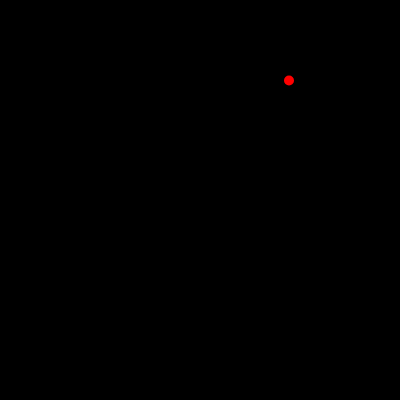
Frame 1 (no input)
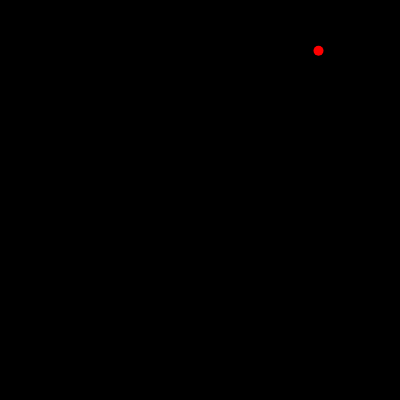
Frame 60 (no input)
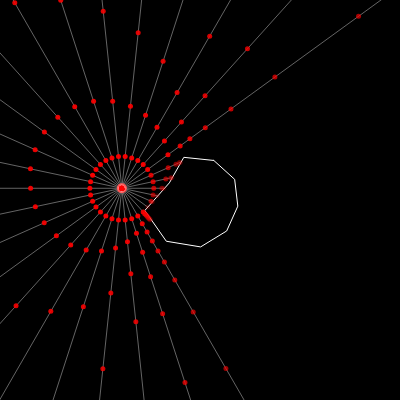
Frame 120 (the mouse pressed at the canvas centre since frame 60)

The p5.js sketch that drew these frames (run headless with seeded random() and noise() and a simulated clock; from frame 60 on, the mouse is pressed at the canvas centre):

// p5.js sketch
// ── sketch.js
let polygons = []; // Array to store all polygon objects
let movingPoint; // Variable to store the moving point object
const RAY_COUNT = 30; // Number of rays emitted by the moving point
const BASE_SPEED = 4; // Speed at which the moving point moves

function setup() {
  createCanvas(400, 400); // Create a canvas of size 400x400
  movingPoint = new MovingPoint(random(width), random(height)); // Create the moving point at a random position
}

function draw() {
  background(0); // Clear the canvas with a black background

  // Draw all polygons
  for (let polygon of polygons) {
    polygon.display(); // Display each polygon
  }

  // Move the point, check collisions, and cast rays
  movingPoint.move(polygons); // Move the point and check for collisions with polygons
  movingPoint.castRays(polygons); // Cast rays to detect intersections with polygons
  movingPoint.display(); // Display the moving point and its rays
}

function mousePressed() {
  if (mouseButton === LEFT) { // Check if the left mouse button is pressed
    let sides = int(random(5, 11)); // Random number of sides between 5 and 10
    let size = random(20, 100); // Random size between 20 and 100
    polygons.push(new Polygon(mouseX, mouseY, sides, size)); // Add a new polygon at the mouse position
  }
}

// Class to represent a polygon with a given position, number of sides, and size
class Polygon {
  constructor(x, y, sides, size) {
    this.position = createVector(x, y); // Set the position of the polygon
    this.sides = sides; // Set the number of sides of the polygon
    this.size = size; // Set the size of the polygon
    this.vertices = []; // Initialize an array to store the vertices of the polygon
    this.generateVertices(); // Generate the vertices of the polygon
  }

  // Generate the vertices of the polygon
  generateVertices() {
    let angleOffset = random(TWO_PI); // Random offset for the starting angle
    for (let i = 0; i < this.sides; i++) {
      let angle = TWO_PI / this.sides * i + angleOffset; // Calculate the angle for each vertex
      let radius = this.size * (0.7 + random(0.6)); // Perturb the radius to create concave shapes
      let x = this.position.x + cos(angle) * radius; // Calculate the x-coordinate of the vertex
      let y = this.position.y + sin(angle) * radius; // Calculate the y-coordinate of the vertex
      this.vertices.push(createVector(x, y)); // Add the vertex to the vertices array
    }
  }

  // Display the polygon
  display() {
    noFill(); // Disable filling for the polygon
    stroke(255); // Set the stroke color to white
    beginShape(); // Begin a new shape
    for (let v of this.vertices) {
      vertex(v.x, v.y); // Add each vertex to the shape
    }
    endShape(CLOSE); // Close the shape
  }

  // Get the shortest distance from a point to any of the polygon's edges
  getDistance(point) {
    let minDistance = Infinity; // Initialize the minimum distance to infinity
    for (let i = 0; i < this.vertices.length; i++) {
      let start = this.vertices[i]; // Start vertex of the edge
      let end = this.vertices[(i + 1) % this.vertices.length]; // End vertex of the edge
      let distance = this.pointLineDistance(point, start, end); // Calculate the distance from the point to the edge
      if (distance < minDistance) {
        minDistance = distance; // Update the minimum distance if the current distance is smaller
      }
    }
    return minDistance; // Return the minimum distance
  }

  // Calculate the distance from a point to a line segment
  pointLineDistance(pt, v1, v2) {
    let lineVector = p5.Vector.sub(v2, v1); // Vector representing the line segment
    let pointVector = p5.Vector.sub(pt, v1); // Vector from the start of the line to the point
    let t = constrain(pointVector.dot(lineVector) / lineVector.magSq(), 0, 1); // Calculate the projection of the point onto the line
    let projection = p5.Vector.add(v1, lineVector.mult(t)); // Calculate the projection point
    return p5.Vector.dist(pt, projection); // Return the distance from the point to the projection
  }

  // Get the normal vector of the closest edge to a point
  getClosestEdgeNormal(point) {
    let minDistance = Infinity; // Initialize the minimum distance to infinity
    let closestEdgeNormal = createVector(0, 0); // Initialize the closest edge normal vector
    for (let i = 0; i < this.vertices.length; i++) {
      let start = this.vertices[i]; // Start vertex of the edge
      let end = this.vertices[(i + 1) % this.vertices.length]; // End vertex of the edge
      let lineVector = p5.Vector.sub(end, start); // Vector representing the line segment
      let pointVector = p5.Vector.sub(point, start); // Vector from the start of the line to the point
      let t = constrain(pointVector.dot(lineVector) / lineVector.magSq(), 0, 1); // Calculate the projection of the point onto the line
      let projection = p5.Vector.add(start, lineVector.mult(t)); // Calculate the projection point
      let distance = p5.Vector.dist(point, projection); // Calculate the distance from the point to the projection
      if (distance < minDistance) {
        minDistance = distance; // Update the minimum distance if the current distance is smaller
        closestEdgeNormal = createVector(-(end.y - start.y), end.x - start.x).normalize(); // Calculate the normal vector of the closest edge
      }
    }
    return closestEdgeNormal; // Return the normal vector of the closest edge
  }
}

// Class to represent a moving point that emits rays
class MovingPoint {
  constructor(x, y) {
    this.position = createVector(x, y); // Set the position of the moving point
    this.direction = p5.Vector.random2D(); // Set a random initial direction for the moving point
    this.rays = []; // Initialize an array to store the rays emitted by the moving point
    for (let angle = 0; angle < TWO_PI; angle += TWO_PI / RAY_COUNT) {
      this.rays.push(new Ray(this.position, angle)); // Create rays at regular intervals around the point
    }
  }

  // Move the point and check for collisions with polygons
  move(polygons) {
    let moveStep = p5.Vector.mult(this.direction, BASE_SPEED); // Calculate the movement step based on the direction and speed
    this.position.add(moveStep); // Move the point

    // Check collision with polygons
    for (let polygon of polygons) {
      let distance = polygon.getDistance(this.position); // Get the distance from the point to the polygon
      if (distance < BASE_SPEED) {
        let normal = polygon.getClosestEdgeNormal(this.position); // Get the normal of the closest edge
        this.position.sub(moveStep); // Move back to the previous position
        this.direction.reflect(normal); // Reflect the direction based on the normal
        moveStep = p5.Vector.mult(this.direction, BASE_SPEED); // Recalculate the movement step with the new direction
        this.position.add(moveStep); // Move with the new direction
      }
    }

    // Bounce off walls
    if (this.position.x < 0 || this.position.x > width) {
      this.direction.x *= -1; // Reverse the x-direction if the point hits the left or right wall
    }
    if (this.position.y < 0 || this.position.y > height) {
      this.direction.y *= -1; // Reverse the y-direction if the point hits the top or bottom wall
    }
  }

  // Cast rays to detect intersections with polygons
  castRays(polygons) {
    for (let ray of this.rays) {
      ray.march(polygons); // Perform ray marching for each ray
    }
  }

  // Display the moving point and its rays
  display() {
    fill(255, 0, 0); // Set the fill color to red
    noStroke(); // Disable stroke
    ellipse(this.position.x, this.position.y, 10, 10); // Draw the moving point as an ellipse
    for (let ray of this.rays) {
      ray.display(); // Display each ray
    }
  }
}

// Class to represent a single ray emitted from the moving point
class Ray {
  constructor(origin, angle) {
    this.origin = origin; // Set the origin of the ray
    this.direction = p5.Vector.fromAngle(angle); // Set the direction of the ray based on the given angle
    this.steps = []; // Initialize an array to store the steps of the ray
  }

  // Perform ray marching to detect intersections with polygons
  march(polygons) {
    this.steps = []; // Clear the steps array
    let currentPos = this.origin.copy(); // Start from the origin of the ray
    for (let i = 0; i < 20; i++) {
      let minDistance = Infinity; // Initialize the minimum distance to infinity
      for (let polygon of polygons) {
        let distance = polygon.getDistance(currentPos); // Get the distance from the current position to the polygon
        if (distance < minDistance) {
          minDistance = distance; // Update the minimum distance if the current distance is smaller
        }
      }

      // Stop if no valid minimum distance is found
      if (!isFinite(minDistance)) {
        break; // Exit the loop if no valid distance is found
      }

      this.steps.push(currentPos.copy()); // Add the current position to the steps array

      // Stop if the ray is too close to a polygon
      if (minDistance < 1) {
        break; // Exit the loop if the distance is less than 1
      }

      currentPos.add(p5.Vector.mult(this.direction, minDistance)); // Move the current position in the direction of the ray
    }
  }

  // Display the ray and its steps
  display() {
    stroke(255, 100); // Set the stroke color to a semi-transparent white
    if (this.steps.length > 0) {
      line(this.origin.x, this.origin.y, this.steps[this.steps.length - 1].x, this.steps[this.steps.length - 1].y); // Draw a line from the origin to the last step
    }

    for (let i = 0; i < this.steps.length; i++) {
      let alpha = map(i, 0, this.steps.length - 1, 255, 50); // Map the alpha value based on the step index
      fill(255, 0, 0, alpha); // Set the fill color with the calculated alpha
      noStroke(); // Disable stroke
      ellipse(this.steps[i].x, this.steps[i].y, 5, 5); // Draw an ellipse at each step
    }
  }
}
